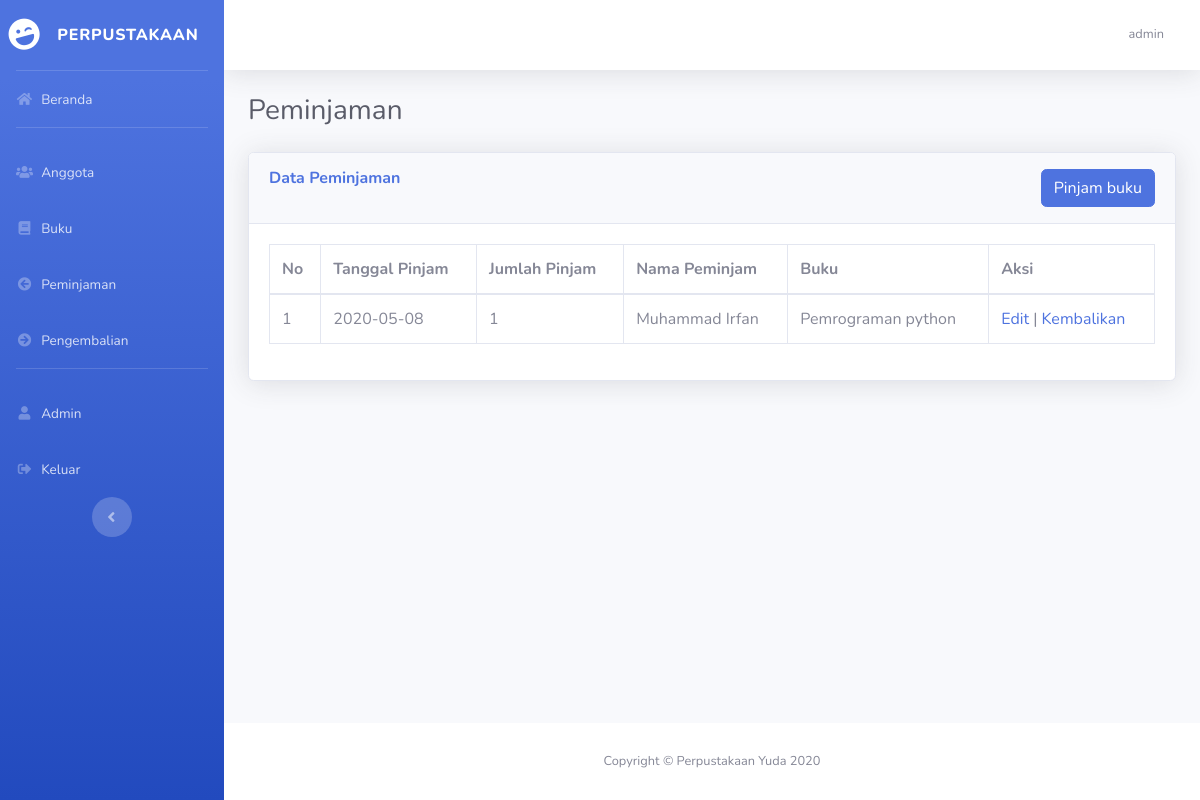
The page /pinjam.php (signed in) on the database its author committed.
### tables this page shows
CREATE TABLE `meminjam` (
  `id_pinjam` int(3) NOT NULL,
  `tgl_pinjam` date DEFAULT NULL,
  `jumlah_pinjam` int(2) DEFAULT NULL,
  `tgl_kembali` date DEFAULT NULL,
  `id_anggota` int(3) DEFAULT NULL,
  `kd_buku` varchar(5) DEFAULT NULL,
  `kembali` int(1) NOT NULL
);

CREATE TABLE `anggota` (
  `id_anggota` int(3) NOT NULL,
  `nm_anggota` varchar(32) DEFAULT NULL,
  `alamat` text DEFAULT NULL,
  `ttl_anggota` text DEFAULT NULL,
  `status_anggota` varchar(1) DEFAULT NULL
);

CREATE TABLE `buku` (
  `kd_buku` int(5) NOT NULL,
  `judul_buku` varchar(32) DEFAULT NULL,
  `pengarang` varchar(32) DEFAULT NULL,
  `jenis_buku` varchar(32) DEFAULT NULL,
  `penerbit` varchar(32) DEFAULT NULL
);

### pinjam.php (the view, shortened to what this page needs)
<!DOCTYPE html>
<html lang="en">
<head>
  <link href="sb-admin/vendor/fontawesome-free/css/all.min.css" rel="stylesheet" type="text/css">
  <link href="sb-admin/css/sb-admin-2.min.css" rel="stylesheet">
</head>
<body id="page-top">
  <div id="wrapper">
    <?php include("templates/sidebar.php");?>
    <div id="content-wrapper" class="d-flex flex-column">
      <div id="content">
        <?php include("templates/top-navbar.php");?>
        <div class="container-fluid">
            <h1 class="h3 mb-4 text-gray-800">Peminjaman</h1>
            <div class="card shadow mb-4">
                <div class="card-header py-3">
                    <h6 class="m-0 font-weight-bold text-primary float-left">Data Peminjaman</h6>
                    <a href="pinjam_buku.php" class="btn btn-primary float-right">Pinjam buku</a>
                </div>
                <div class="card-body">
                    <div class="table-responsive">
                        <table class="table table-bordered" id="dataTable" width="100%" cellspacing="0">
                            <thead>
                                <tr>
                                    <th>No</th>
                                    <th>Tanggal Pinjam</th>
                                    <th>Jumlah Pinjam</th>
                                    <th>Nama Peminjam</th>
                                    <th>Buku</th>
                                    <th>Aksi</th>
                                </tr>
                            </thead>
                            <tbody>
                                <?php
                                    require_once __DIR__."/koneksi.php";
                                    $query  = "select * from meminjam,buku,anggota
                                    where meminjam.id_anggota = anggota.id_anggota and
                                    meminjam.kd_buku = buku.kd_buku and meminjam.kembali = 1
                                    order by id_pinjam";
                                    $sql  = mysqli_query($koneksi, $query);
                                    $no = 1;
                                    while ($data=mysqli_fetch_array($sql)) {
                                ?>
                                    <tr>
                                        <td><?php echo $no; ?></td>
                                        <td><?php echo $data['tgl_pinjam'];?></td>
                                        <td><?php echo $data['jumlah_pinjam'];?></td>
                                        <td><?php echo $data['nm_anggota'];?></td>
                                        <td><?php echo $data['judul_buku'];?></td>
                                        <td>
                                        <a href="edit_pinjam.php?id=<?php echo $data['id_pinjam']; ?>" >Edit</a> | <a href="kembali_buku.php?id=<?php echo $data['id_pinjam']; ?>" onClick = "return confirm('Apakah Anda ingin mengembalikan  <?php echo $data['judul_buku']; ?>?')">Kembalikan</a>
                                        </td>
                                    </tr>
                                <?php $no++; };?>
                            </tbody>
                        </table>
                    </div>
                </div>
            </div>
        </div>
      </div>
      <footer class="sticky-footer bg-white">
        <div class="container my-auto">
          <div class="copyright text-center my-auto">
            <span>Copyright &copy; Perpustakaan Yuda 2020</span>
          </div>
        </div>
      </footer>
    </div>
    </div>
</body>
</html>

### rows shown on the page
meminjam: tgl_pinjam "2020-05-08", jumlah_pinjam "1", id_anggota.nm_anggota "Muhammad Irfan", kd_buku.judul_buku "Pemrograman python"

### other values the page prints
$_SESSION['username'] "admin"
